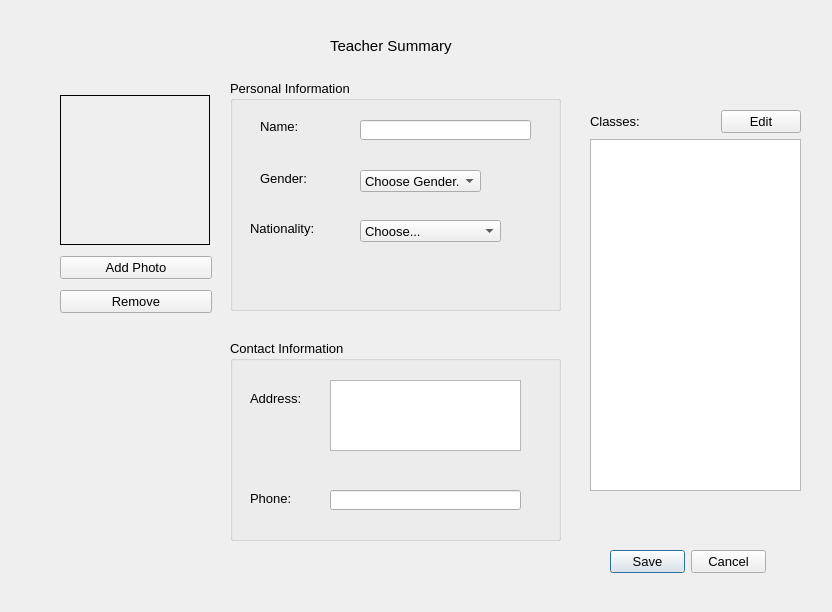
<?xml version="1.0" encoding="UTF-8"?>
<ui version="4.0">
 <class>EditTeacherDialog</class>
 <widget class="QDialog" name="EditTeacherDialog">
  <property name="geometry">
   <rect>
    <x>0</x>
    <y>0</y>
    <width>832</width>
    <height>612</height>
   </rect>
  </property>
  <property name="font">
   <font>
    <pointsize>10</pointsize>
   </font>
  </property>
  <property name="windowTitle">
   <string/>
  </property>
  <widget class="QGroupBox" name="gbPersonalInfo">
   <property name="geometry">
    <rect>
     <x>230</x>
     <y>80</y>
     <width>331</width>
     <height>231</height>
    </rect>
   </property>
   <property name="title">
    <string>Personal Information</string>
   </property>
   <widget class="QLabel" name="label_2">
    <property name="geometry">
     <rect>
      <x>30</x>
      <y>40</y>
      <width>47</width>
      <height>13</height>
     </rect>
    </property>
    <property name="text">
     <string>Name:</string>
    </property>
   </widget>
   <widget class="QLabel" name="label_3">
    <property name="geometry">
     <rect>
      <x>30</x>
      <y>90</y>
      <width>61</width>
      <height>16</height>
     </rect>
    </property>
    <property name="text">
     <string>Gender:</string>
    </property>
   </widget>
   <widget class="QLabel" name="label_4">
    <property name="geometry">
     <rect>
      <x>20</x>
      <y>140</y>
      <width>71</width>
      <height>16</height>
     </rect>
    </property>
    <property name="text">
     <string>Nationality:</string>
    </property>
   </widget>
   <widget class="QLineEdit" name="leName">
    <property name="geometry">
     <rect>
      <x>130</x>
      <y>40</y>
      <width>171</width>
      <height>20</height>
     </rect>
    </property>
   </widget>
   <widget class="QComboBox" name="cbGender">
    <property name="geometry">
     <rect>
      <x>130</x>
      <y>90</y>
      <width>121</width>
      <height>22</height>
     </rect>
    </property>
    <item>
     <property name="text">
      <string>Choose Gender...</string>
     </property>
    </item>
    <item>
     <property name="text">
      <string>Male</string>
     </property>
    </item>
    <item>
     <property name="text">
      <string>Female</string>
     </property>
    </item>
   </widget>
   <widget class="QComboBox" name="cbNationality">
    <property name="geometry">
     <rect>
      <x>130</x>
      <y>140</y>
      <width>141</width>
      <height>22</height>
     </rect>
    </property>
    <property name="font">
     <font>
      <pointsize>10</pointsize>
     </font>
    </property>
    <property name="currentText">
     <string>Choose...</string>
    </property>
    <item>
     <property name="text">
      <string>Choose...</string>
     </property>
    </item>
   </widget>
  </widget>
  <widget class="QGroupBox" name="groupBox">
   <property name="geometry">
    <rect>
     <x>230</x>
     <y>340</y>
     <width>331</width>
     <height>201</height>
    </rect>
   </property>
   <property name="title">
    <string>Contact Information</string>
   </property>
   <widget class="QLabel" name="label_5">
    <property name="geometry">
     <rect>
      <x>20</x>
      <y>50</y>
      <width>61</width>
      <height>16</height>
     </rect>
    </property>
    <property name="text">
     <string>Address:</string>
    </property>
   </widget>
   <widget class="QLabel" name="label_6">
    <property name="geometry">
     <rect>
      <x>20</x>
      <y>150</y>
      <width>61</width>
      <height>16</height>
     </rect>
    </property>
    <property name="text">
     <string>Phone:</string>
    </property>
   </widget>
   <widget class="QLineEdit" name="lePhone">
    <property name="geometry">
     <rect>
      <x>100</x>
      <y>150</y>
      <width>191</width>
      <height>20</height>
     </rect>
    </property>
   </widget>
   <widget class="QPlainTextEdit" name="teAddress">
    <property name="geometry">
     <rect>
      <x>100</x>
      <y>40</y>
      <width>191</width>
      <height>71</height>
     </rect>
    </property>
   </widget>
  </widget>
  <widget class="QLabel" name="label">
   <property name="geometry">
    <rect>
     <x>330</x>
     <y>20</y>
     <width>141</width>
     <height>51</height>
    </rect>
   </property>
   <property name="font">
    <font>
     <pointsize>11</pointsize>
    </font>
   </property>
   <property name="text">
    <string>Teacher Summary</string>
   </property>
  </widget>
  <widget class="QDialogButtonBox" name="buttonBox">
   <property name="geometry">
    <rect>
     <x>610</x>
     <y>550</y>
     <width>156</width>
     <height>23</height>
    </rect>
   </property>
   <property name="standardButtons">
    <set>QDialogButtonBox::Cancel|QDialogButtonBox::Save</set>
   </property>
  </widget>
  <widget class="QWidget" name="layoutWidget">
   <property name="geometry">
    <rect>
     <x>590</x>
     <y>110</y>
     <width>211</width>
     <height>381</height>
    </rect>
   </property>
   <layout class="QVBoxLayout" name="verticalLayout">
    <item>
     <layout class="QHBoxLayout" name="horizontalLayout">
      <item>
       <widget class="QLabel" name="label_7">
        <property name="text">
         <string>Classes:</string>
        </property>
       </widget>
      </item>
      <item>
       <spacer name="horizontalSpacer">
        <property name="orientation">
         <enum>Qt::Horizontal</enum>
        </property>
        <property name="sizeHint" stdset="0">
         <size>
          <width>40</width>
          <height>20</height>
         </size>
        </property>
       </spacer>
      </item>
      <item>
       <widget class="QPushButton" name="btnEditClasses">
        <property name="toolTip">
         <string>Add or Remove classes the current teacher is teaching</string>
        </property>
        <property name="text">
         <string>Edit</string>
        </property>
       </widget>
      </item>
     </layout>
    </item>
    <item>
     <widget class="QListView" name="lvClasses">
      <property name="editTriggers">
       <set>QAbstractItemView::NoEditTriggers</set>
      </property>
     </widget>
    </item>
   </layout>
  </widget>
  <widget class="QWidget" name="layoutWidget">
   <property name="geometry">
    <rect>
     <x>60</x>
     <y>90</y>
     <width>152</width>
     <height>231</height>
    </rect>
   </property>
   <layout class="QVBoxLayout" name="verticalLayout_2">
    <item>
     <widget class="QLabel" name="lblPhoto">
      <property name="minimumSize">
       <size>
        <width>150</width>
        <height>150</height>
       </size>
      </property>
      <property name="maximumSize">
       <size>
        <width>150</width>
        <height>150</height>
       </size>
      </property>
      <property name="frameShape">
       <enum>QFrame::Box</enum>
      </property>
      <property name="pixmap">
       <pixmap resource="resources.qrc">:/images/user_profile.png</pixmap>
      </property>
      <property name="scaledContents">
       <bool>false</bool>
      </property>
      <property name="alignment">
       <set>Qt::AlignCenter</set>
      </property>
     </widget>
    </item>
    <item>
     <widget class="QPushButton" name="btnAddPhoto">
      <property name="text">
       <string>Add Photo</string>
      </property>
     </widget>
    </item>
    <item>
     <widget class="QPushButton" name="btnRemove">
      <property name="text">
       <string>Remove</string>
      </property>
     </widget>
    </item>
   </layout>
  </widget>
 </widget>
 <resources>
  <include location="resources.qrc"/>
 </resources>
 <connections/>
</ui>
